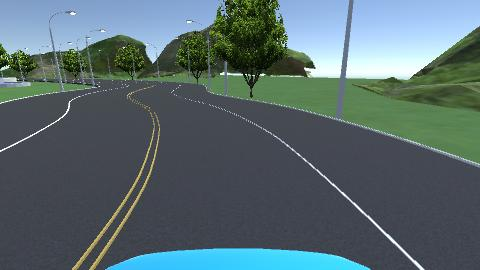
#> input picture smartCar_code/image/1.png, 480 x 270 px; its folder holds only this picture in this run
$ python -i lineDetect.py   (imports and definitions only)
#> lines starting #> are read from the running program, lines starting #| are printed output that depends on the picture; after the words box and inside, x2 and y2 are one past the last pixel; in counts of white or black regions, pixels touching at a corner belong together
#> further down, picture is the input picture: shape (270, 480, 3); mean B, G, R 109.9, 105.8, 87.3

import cv2
import matplotlib.pyplot as plt
import numpy as np


# 视角切换 直视图变为鸟瞰图
# [49 lines left out: function perspective_transform, not called in this run]


# 图像增强
def image_enhance(image_arpPerspective):
    """梯度法提取车道线"""
    image_filter2D = cv2.cvtColor(image_arpPerspective, cv2.COLOR_BGR2GRAY)
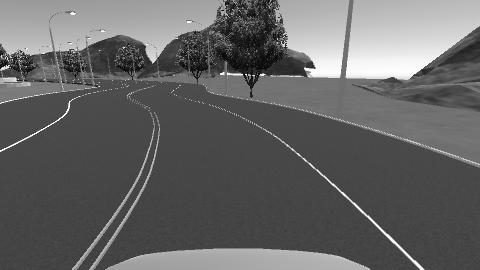
#> image_filter2D: shape (270, 480); min 2, max 254, mean 100.7
    # 进行梯度处理
    image_filter2D = cv2.Sobel(image_filter2D, -1, 1, 0)  # 竖直边缘
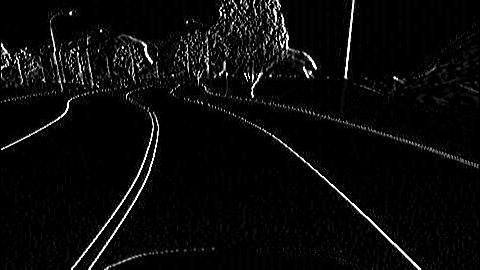
#> image_filter2D: shape (270, 480); min 0, max 255, mean 10.4
    # 高斯滤波
    image_blur = cv2.GaussianBlur(image_filter2D, (5, 5), 1.5)
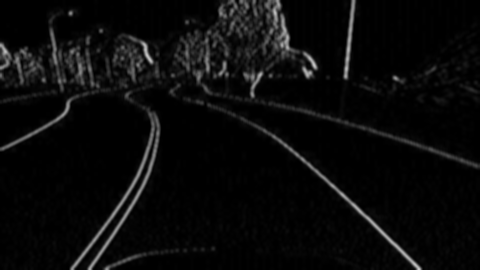
#> image_blur: shape (270, 480); min 0, max 200, mean 10.4

    # 将大于170像素点设为白色，其余的设为黑色
    ret, image_binary = cv2.threshold(image_blur, 120, 255, cv2.THRESH_BINARY)
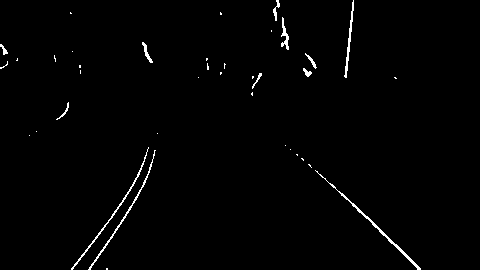
#> image_binary: shape (270, 480); 1.2% white in thin lines or dots, all inside (x1, y1, x2, y2) = (0, 0, 421, 270)
    # cv2.imshow('image_binary',image_binary)

    cv2.imshow('image_arpPerspective',image_arpPerspective)
    # 进行闭操作
    img_close = cv2.morphologyEx(image_binary, cv2.MORPH_CLOSE, np.ones((15, 15), np.uint8))
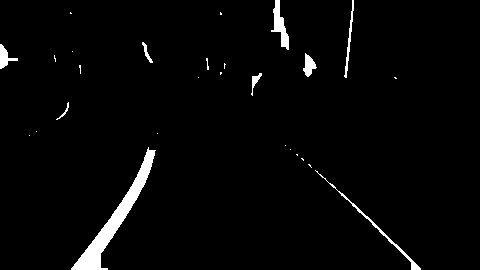
#> img_close: shape (270, 480); 2.6% white; 27 white regions (18 under 20 px), largest, box (x1, y1, x2, y2) and area: (71, 147, 156, 270) 1848, (271, 0, 289, 50) 384, (315, 170, 421, 270) 343
    # [19 lines of commented-out code are left out]

    return img_close

# [234 lines left out: functions find_stop_line, find_line, show_line, not called in this run]

>>> import cv2
>>> picture = cv2.imread('image/1.png')
>>> result = image_enhance(picture)

$ run again, on smartCar_code/image/2.png
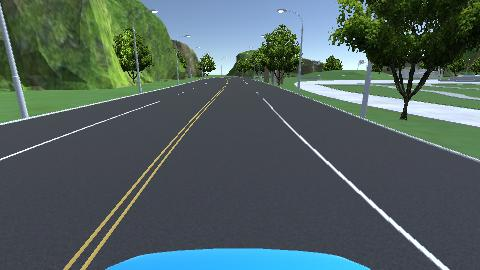
#> input picture smartCar_code/image/2.png, 480 x 270 px
#> picture is the input picture: shape (270, 480, 3); mean B, G, R 95.1, 96.8, 80
#> in image_enhance, `ret, image_binary = cv2.threshold(image_blur, 120, 255, cv2.THRESH_BIN..`:
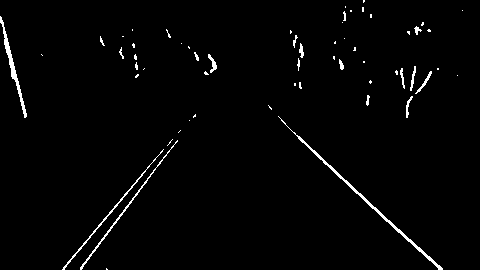
#> image_binary: shape (270, 480); 1.8% white in thin lines or dots
#> in image_enhance, `img_close = cv2.morphologyEx(image_binary, cv2.MORPH_CLOSE, np.ones((1..`:
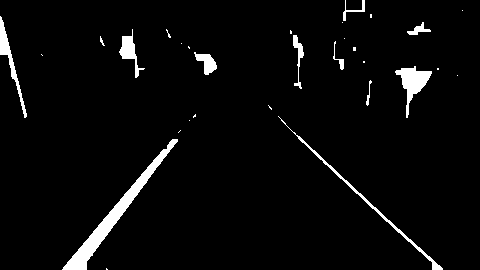
#> img_close: shape (270, 480); 3.8% white; 30 white regions (18 under 20 px), largest, box (x1, y1, x2, y2) and area: (62, 139, 178, 270) 1809, (395, 66, 432, 118) 692, (278, 116, 443, 270) 605

$ run again, on smartCar_code/image/3.png
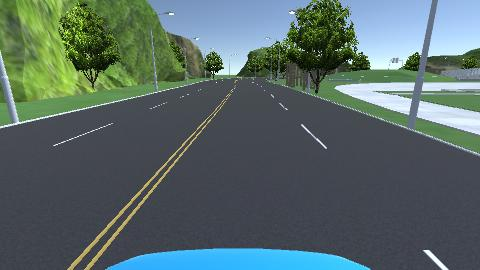
#> input picture smartCar_code/image/3.png, 480 x 270 px
#> picture is the input picture: shape (270, 480, 3); mean B, G, R 103.6, 105.5, 87.4
#> in image_enhance, `ret, image_binary = cv2.threshold(image_blur, 120, 255, cv2.THRESH_BIN..`:
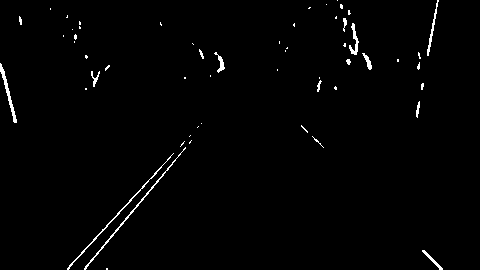
#> image_binary: shape (270, 480); 1.3% white in thin lines or dots
#> in image_enhance, `img_close = cv2.morphologyEx(image_binary, cv2.MORPH_CLOSE, np.ones((1..`:
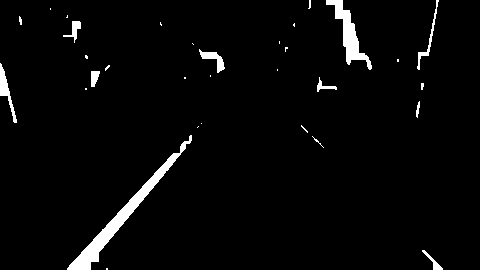
#> img_close: shape (270, 480); 3.1% white; 32 white regions (21 under 20 px), largest, box (x1, y1, x2, y2) and area: (67, 135, 192, 270) 1797, (326, 0, 372, 70) 914, (0, 63, 17, 123) 298

$ run again, on smartCar_code/image/4.png
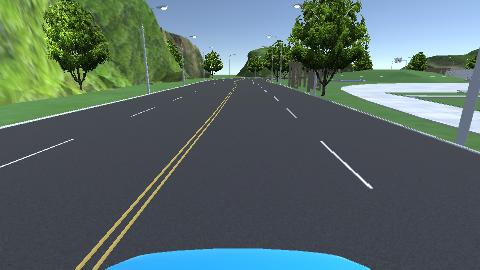
#> input picture smartCar_code/image/4.png, 480 x 270 px
#> picture is the input picture: shape (270, 480, 3); mean B, G, R 102.3, 104.8, 86.8
#> in image_enhance, `ret, image_binary = cv2.threshold(image_blur, 120, 255, cv2.THRESH_BIN..`:
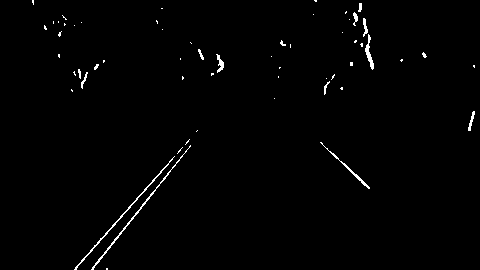
#> image_binary: shape (270, 480); 1% white in thin lines or dots
#> in image_enhance, `img_close = cv2.morphologyEx(image_binary, cv2.MORPH_CLOSE, np.ones((1..`:
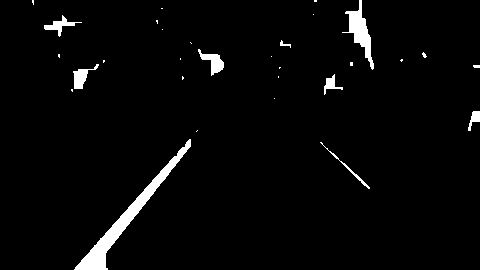
#> img_close: shape (270, 480); 3% white; 30 white regions (20 under 20 px), largest, box (x1, y1, x2, y2) and area: (74, 139, 191, 270) 1860, (342, 0, 374, 70) 723, (198, 49, 224, 76) 286
